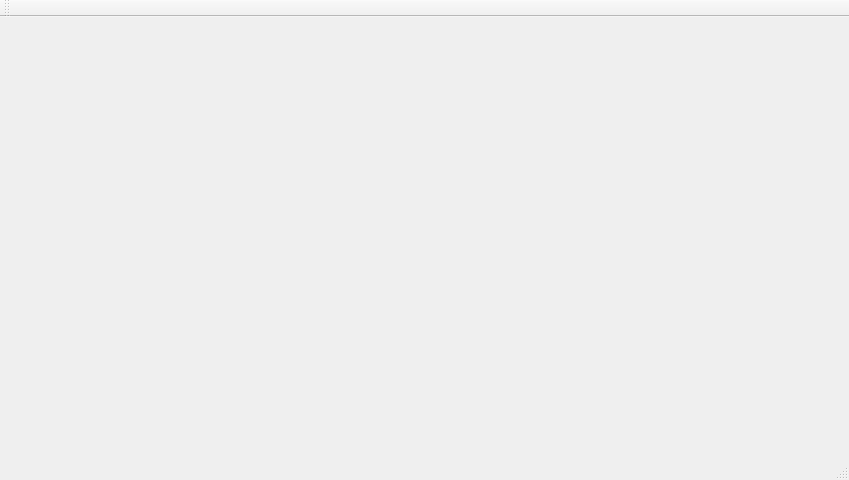
<?xml version="1.0" encoding="UTF-8"?>
<ui version="4.0">
 <class>MainWindow</class>
 <widget class="QMainWindow" name="MainWindow">
  <property name="geometry">
   <rect>
    <x>0</x>
    <y>0</y>
    <width>849</width>
    <height>480</height>
   </rect>
  </property>
  <property name="sizePolicy">
   <sizepolicy hsizetype="Preferred" vsizetype="Preferred">
    <horstretch>0</horstretch>
    <verstretch>0</verstretch>
   </sizepolicy>
  </property>
  <property name="windowTitle">
   <string>Abschlussprojekt</string>
  </property>
  <property name="windowOpacity">
   <double>1.000000000000000</double>
  </property>
  <property name="toolTipDuration">
   <number>-1</number>
  </property>
  <widget class="QWidget" name="centralWidget">
   <property name="focusPolicy">
    <enum>Qt::StrongFocus</enum>
   </property>
   <layout class="QHBoxLayout" name="horizontalLayout_2">
    <item>
     <widget class="MyGLWidget" name="myGLWidget" native="true">
      <property name="minimumSize">
       <size>
        <width>400</width>
        <height>400</height>
       </size>
      </property>
     </widget>
    </item>
    <item>
     <layout class="QVBoxLayout" name="vblControls">
      <property name="bottomMargin">
       <number>5</number>
      </property>
     </layout>
    </item>
   </layout>
  </widget>
  <widget class="QMenuBar" name="menuBar">
   <property name="geometry">
    <rect>
     <x>0</x>
     <y>0</y>
     <width>849</width>
     <height>21</height>
    </rect>
   </property>
  </widget>
  <widget class="QToolBar" name="mainToolBar">
   <attribute name="toolBarArea">
    <enum>TopToolBarArea</enum>
   </attribute>
   <attribute name="toolBarBreak">
    <bool>false</bool>
   </attribute>
  </widget>
  <widget class="QStatusBar" name="statusBar"/>
 </widget>
 <layoutdefault spacing="6" margin="11"/>
 <customwidgets>
  <customwidget>
   <class>MyGLWidget</class>
   <extends>QWidget</extends>
   <header>myglwidget.h</header>
   <container>1</container>
   <slots>
    <signal>sendZoom(int)</signal>
    <signal>valueChanged(int)</signal>
    <signal>xValueChanged(int)</signal>
    <signal>yValueChanged(int)</signal>
    <signal>zValueChanged(int)</signal>
    <signal>sendRotationX(int)</signal>
    <signal>sendRotationY(int)</signal>
    <signal>sendRotationZ(int)</signal>
    <signal>sendTimer(int)</signal>
    <slot>receiveRotationZ(int)</slot>
    <slot>receiveRotationY(int)</slot>
    <slot>receiveRotationX(int)</slot>
    <slot>receiveTime(int)</slot>
    <slot>reset()</slot>
    <slot>changednormals()</slot>
    <slot>receiveZoom(int)</slot>
   </slots>
  </customwidget>
 </customwidgets>
 <resources/>
 <connections/>
</ui>
